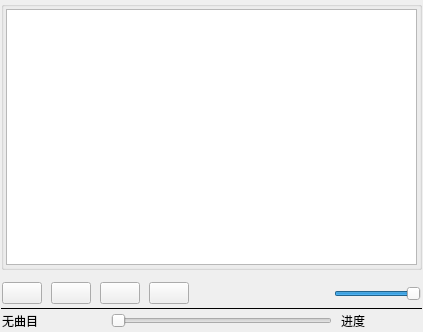
<?xml version="1.0" encoding="UTF-8"?>
<ui version="4.0">
 <class>MainWindow</class>
 <widget class="QMainWindow" name="MainWindow">
  <property name="geometry">
   <rect>
    <x>0</x>
    <y>0</y>
    <width>423</width>
    <height>332</height>
   </rect>
  </property>
  <property name="windowTitle">
   <string>QGraphicsVideoItem 视频播放</string>
  </property>
  <widget class="QWidget" name="centralWidget">
   <layout class="QVBoxLayout" name="verticalLayout_2">
    <property name="spacing">
     <number>1</number>
    </property>
    <property name="leftMargin">
     <number>1</number>
    </property>
    <property name="topMargin">
     <number>1</number>
    </property>
    <property name="rightMargin">
     <number>1</number>
    </property>
    <property name="bottomMargin">
     <number>1</number>
    </property>
    <item>
     <widget class="QGroupBox" name="groupBox">
      <property name="title">
       <string/>
      </property>
      <layout class="QVBoxLayout" name="verticalLayout">
       <property name="leftMargin">
        <number>2</number>
       </property>
       <property name="topMargin">
        <number>2</number>
       </property>
       <property name="rightMargin">
        <number>2</number>
       </property>
       <property name="bottomMargin">
        <number>2</number>
       </property>
       <item>
        <widget class="QGraphicsView" name="graphicsView"/>
       </item>
      </layout>
     </widget>
    </item>
    <item>
     <widget class="QWidget" name="widget" native="true">
      <property name="minimumSize">
       <size>
        <width>0</width>
        <height>35</height>
       </size>
      </property>
      <property name="maximumSize">
       <size>
        <width>16777215</width>
        <height>25</height>
       </size>
      </property>
      <layout class="QHBoxLayout" name="horizontalLayout">
       <property name="spacing">
        <number>9</number>
       </property>
       <property name="leftMargin">
        <number>1</number>
       </property>
       <property name="topMargin">
        <number>1</number>
       </property>
       <property name="rightMargin">
        <number>1</number>
       </property>
       <property name="bottomMargin">
        <number>1</number>
       </property>
       <item>
        <widget class="QPushButton" name="btnAdd">
         <property name="text">
          <string/>
         </property>
         <property name="icon">
          <iconset resource="res.qrc">
           <normaloff>:/images/images/001.GIF</normaloff>:/images/images/001.GIF</iconset>
         </property>
        </widget>
       </item>
       <item>
        <widget class="QPushButton" name="btnPlay">
         <property name="text">
          <string/>
         </property>
         <property name="icon">
          <iconset resource="res.qrc">
           <normaloff>:/images/images/620.bmp</normaloff>:/images/images/620.bmp</iconset>
         </property>
        </widget>
       </item>
       <item>
        <widget class="QPushButton" name="btnPause">
         <property name="text">
          <string/>
         </property>
         <property name="icon">
          <iconset resource="res.qrc">
           <normaloff>:/images/images/622.bmp</normaloff>:/images/images/622.bmp</iconset>
         </property>
        </widget>
       </item>
       <item>
        <widget class="QPushButton" name="btnStop">
         <property name="text">
          <string/>
         </property>
         <property name="icon">
          <iconset resource="res.qrc">
           <normaloff>:/images/images/624.bmp</normaloff>:/images/images/624.bmp</iconset>
         </property>
        </widget>
       </item>
       <item>
        <spacer name="horizontalSpacer">
         <property name="orientation">
          <enum>Qt::Horizontal</enum>
         </property>
         <property name="sizeHint" stdset="0">
          <size>
           <width>40</width>
           <height>20</height>
          </size>
         </property>
        </spacer>
       </item>
       <item>
        <widget class="QPushButton" name="btnSound">
         <property name="text">
          <string/>
         </property>
         <property name="icon">
          <iconset resource="res.qrc">
           <normaloff>:/images/images/volumn.bmp</normaloff>:/images/images/volumn.bmp</iconset>
         </property>
         <property name="flat">
          <bool>true</bool>
         </property>
        </widget>
       </item>
       <item>
        <widget class="QSlider" name="sliderVolumn">
         <property name="maximum">
          <number>100</number>
         </property>
         <property name="value">
          <number>100</number>
         </property>
         <property name="orientation">
          <enum>Qt::Horizontal</enum>
         </property>
        </widget>
       </item>
      </layout>
     </widget>
    </item>
    <item>
     <widget class="Line" name="line">
      <property name="frameShadow">
       <enum>QFrame::Plain</enum>
      </property>
      <property name="orientation">
       <enum>Qt::Horizontal</enum>
      </property>
     </widget>
    </item>
    <item>
     <widget class="QWidget" name="widget_2" native="true">
      <property name="maximumSize">
       <size>
        <width>16777215</width>
        <height>25</height>
       </size>
      </property>
      <layout class="QHBoxLayout" name="horizontalLayout_2">
       <property name="spacing">
        <number>9</number>
       </property>
       <property name="leftMargin">
        <number>1</number>
       </property>
       <property name="topMargin">
        <number>1</number>
       </property>
       <property name="rightMargin">
        <number>1</number>
       </property>
       <property name="bottomMargin">
        <number>1</number>
       </property>
       <item>
        <widget class="QLabel" name="LabCurMedia">
         <property name="minimumSize">
          <size>
           <width>100</width>
           <height>0</height>
          </size>
         </property>
         <property name="text">
          <string>无曲目</string>
         </property>
        </widget>
       </item>
       <item>
        <widget class="QSlider" name="sliderPosition">
         <property name="tracking">
          <bool>false</bool>
         </property>
         <property name="orientation">
          <enum>Qt::Horizontal</enum>
         </property>
        </widget>
       </item>
       <item>
        <widget class="QLabel" name="LabRatio">
         <property name="minimumSize">
          <size>
           <width>80</width>
           <height>0</height>
          </size>
         </property>
         <property name="text">
          <string>进度</string>
         </property>
        </widget>
       </item>
      </layout>
     </widget>
    </item>
   </layout>
  </widget>
 </widget>
 <layoutdefault spacing="6" margin="11"/>
 <resources>
  <include location="res.qrc"/>
 </resources>
 <connections/>
</ui>
